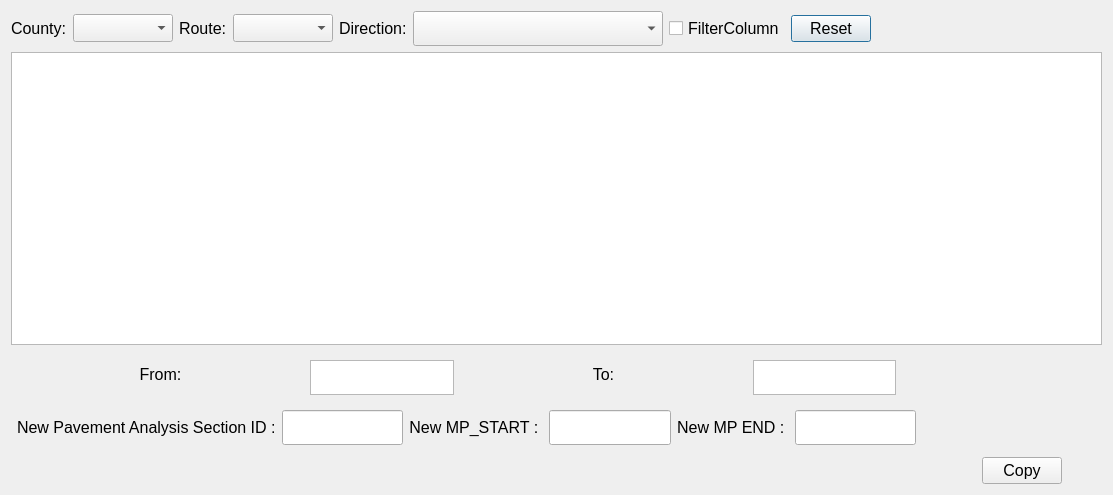
<?xml version="1.0" encoding="UTF-8"?>
<ui version="4.0">
 <class>DialogCopySections</class>
 <widget class="QDialog" name="DialogCopySections">
  <property name="geometry">
   <rect>
    <x>0</x>
    <y>0</y>
    <width>1113</width>
    <height>495</height>
   </rect>
  </property>
  <property name="font">
   <font>
    <pointsize>12</pointsize>
   </font>
  </property>
  <property name="windowTitle">
   <string>Copy Sections</string>
  </property>
  <layout class="QVBoxLayout" name="verticalLayout">
   <item>
    <layout class="QHBoxLayout" name="horizontalLayout">
     <item>
      <widget class="QLabel" name="labelCounty">
       <property name="font">
        <font>
         <pointsize>12</pointsize>
        </font>
       </property>
       <property name="text">
        <string>County:</string>
       </property>
      </widget>
     </item>
     <item>
      <widget class="QComboBox" name="comboBoxCounty">
       <property name="minimumSize">
        <size>
         <width>100</width>
         <height>28</height>
        </size>
       </property>
       <property name="maximumSize">
        <size>
         <width>200</width>
         <height>16777215</height>
        </size>
       </property>
       <property name="font">
        <font>
         <pointsize>12</pointsize>
        </font>
       </property>
       <property name="toolTip">
        <string>&lt;html&gt;&lt;head/&gt;&lt;body&gt;&lt;p&gt;Please Select County&lt;/p&gt;&lt;/body&gt;&lt;/html&gt;</string>
       </property>
       <property name="statusTip">
        <string>Select County</string>
       </property>
      </widget>
     </item>
     <item>
      <widget class="QLabel" name="labelRoute">
       <property name="font">
        <font>
         <pointsize>12</pointsize>
        </font>
       </property>
       <property name="text">
        <string>Route:</string>
       </property>
      </widget>
     </item>
     <item>
      <widget class="QComboBox" name="comboBoxRoute">
       <property name="minimumSize">
        <size>
         <width>100</width>
         <height>28</height>
        </size>
       </property>
       <property name="maximumSize">
        <size>
         <width>200</width>
         <height>16777215</height>
        </size>
       </property>
       <property name="font">
        <font>
         <pointsize>12</pointsize>
        </font>
       </property>
       <property name="toolTip">
        <string>&lt;html&gt;&lt;head/&gt;&lt;body&gt;&lt;p&gt;Please Select Route&lt;/p&gt;&lt;/body&gt;&lt;/html&gt;</string>
       </property>
       <property name="statusTip">
        <string>Select Route</string>
       </property>
      </widget>
     </item>
     <item>
      <widget class="QLabel" name="labelDirection">
       <property name="font">
        <font>
         <pointsize>12</pointsize>
        </font>
       </property>
       <property name="text">
        <string>Direction:</string>
       </property>
      </widget>
     </item>
     <item>
      <widget class="QComboBox" name="comboBoxDirection">
       <property name="minimumSize">
        <size>
         <width>250</width>
         <height>35</height>
        </size>
       </property>
       <property name="maximumSize">
        <size>
         <width>200</width>
         <height>16777215</height>
        </size>
       </property>
       <property name="font">
        <font>
         <pointsize>12</pointsize>
        </font>
       </property>
       <property name="toolTip">
        <string>Please Select Direction</string>
       </property>
       <property name="statusTip">
        <string>Select Direction</string>
       </property>
      </widget>
     </item>
     <item>
      <widget class="QCheckBox" name="FilterColumncheckBox">
       <property name="font">
        <font>
         <pointsize>12</pointsize>
        </font>
       </property>
       <property name="text">
        <string>FilterColumn</string>
       </property>
      </widget>
     </item>
     <item>
      <widget class="QPushButton" name="pushButtonReset">
       <property name="font">
        <font>
         <pointsize>12</pointsize>
        </font>
       </property>
       <property name="text">
        <string>Reset</string>
       </property>
      </widget>
     </item>
     <item>
      <spacer name="horizontalSpacer">
       <property name="font">
        <font>
         <pointsize>12</pointsize>
        </font>
       </property>
       <property name="orientation">
        <enum>Qt::Horizontal</enum>
       </property>
       <property name="sizeHint" stdset="0">
        <size>
         <width>40</width>
         <height>20</height>
        </size>
       </property>
      </spacer>
     </item>
    </layout>
   </item>
   <item>
    <widget class="QTableWidget" name="tableWidget">
     <property name="font">
      <font>
       <pointsize>12</pointsize>
      </font>
     </property>
    </widget>
   </item>
   <item>
    <layout class="QHBoxLayout" name="horizontalLayout_2" stretch="20,10,20,10,0">
     <property name="leftMargin">
      <number>6</number>
     </property>
     <property name="topMargin">
      <number>6</number>
     </property>
     <property name="rightMargin">
      <number>6</number>
     </property>
     <property name="bottomMargin">
      <number>6</number>
     </property>
     <item>
      <widget class="QLabel" name="label">
       <property name="font">
        <font>
         <pointsize>12</pointsize>
        </font>
       </property>
       <property name="text">
        <string>From:</string>
       </property>
       <property name="alignment">
        <set>Qt::AlignCenter</set>
       </property>
      </widget>
     </item>
     <item>
      <widget class="QTextEdit" name="textEditFrom">
       <property name="sizePolicy">
        <sizepolicy hsizetype="Expanding" vsizetype="Preferred">
         <horstretch>0</horstretch>
         <verstretch>0</verstretch>
        </sizepolicy>
       </property>
       <property name="minimumSize">
        <size>
         <width>0</width>
         <height>35</height>
        </size>
       </property>
       <property name="maximumSize">
        <size>
         <width>16777215</width>
         <height>28</height>
        </size>
       </property>
       <property name="font">
        <font>
         <pointsize>12</pointsize>
        </font>
       </property>
       <property name="readOnly">
        <bool>true</bool>
       </property>
      </widget>
     </item>
     <item>
      <widget class="QLabel" name="label_2">
       <property name="font">
        <font>
         <pointsize>12</pointsize>
        </font>
       </property>
       <property name="text">
        <string>To:</string>
       </property>
       <property name="alignment">
        <set>Qt::AlignCenter</set>
       </property>
      </widget>
     </item>
     <item>
      <widget class="QTextEdit" name="textEditTo">
       <property name="sizePolicy">
        <sizepolicy hsizetype="Expanding" vsizetype="Preferred">
         <horstretch>0</horstretch>
         <verstretch>0</verstretch>
        </sizepolicy>
       </property>
       <property name="minimumSize">
        <size>
         <width>0</width>
         <height>35</height>
        </size>
       </property>
       <property name="maximumSize">
        <size>
         <width>16777215</width>
         <height>28</height>
        </size>
       </property>
       <property name="font">
        <font>
         <pointsize>12</pointsize>
        </font>
       </property>
       <property name="layoutDirection">
        <enum>Qt::RightToLeft</enum>
       </property>
       <property name="readOnly">
        <bool>true</bool>
       </property>
      </widget>
     </item>
     <item>
      <spacer name="horizontalSpacer_4">
       <property name="orientation">
        <enum>Qt::Horizontal</enum>
       </property>
       <property name="sizeHint" stdset="0">
        <size>
         <width>200</width>
         <height>20</height>
        </size>
       </property>
      </spacer>
     </item>
    </layout>
   </item>
   <item>
    <layout class="QHBoxLayout" name="horizontalLayout_4" stretch="0,0,20,0,20,0,0">
     <property name="leftMargin">
      <number>6</number>
     </property>
     <property name="topMargin">
      <number>6</number>
     </property>
     <property name="rightMargin">
      <number>6</number>
     </property>
     <property name="bottomMargin">
      <number>6</number>
     </property>
     <item>
      <widget class="QLabel" name="label_5">
       <property name="text">
        <string>New Pavement Analysis Section ID :</string>
       </property>
      </widget>
     </item>
     <item>
      <widget class="QLineEdit" name="lineEdit_3">
       <property name="minimumSize">
        <size>
         <width>0</width>
         <height>35</height>
        </size>
       </property>
       <property name="inputMask">
        <string>999999</string>
       </property>
      </widget>
     </item>
     <item>
      <widget class="QLabel" name="label_3">
       <property name="font">
        <font>
         <pointsize>12</pointsize>
        </font>
       </property>
       <property name="text">
        <string>New MP_START : </string>
       </property>
       <property name="alignment">
        <set>Qt::AlignCenter</set>
       </property>
      </widget>
     </item>
     <item>
      <widget class="QLineEdit" name="lineEdit">
       <property name="sizePolicy">
        <sizepolicy hsizetype="Expanding" vsizetype="Preferred">
         <horstretch>0</horstretch>
         <verstretch>0</verstretch>
        </sizepolicy>
       </property>
       <property name="minimumSize">
        <size>
         <width>0</width>
         <height>35</height>
        </size>
       </property>
       <property name="inputMask">
        <string>9999999</string>
       </property>
       <property name="maxLength">
        <number>7</number>
       </property>
      </widget>
     </item>
     <item>
      <widget class="QLabel" name="label_4">
       <property name="font">
        <font>
         <pointsize>12</pointsize>
        </font>
       </property>
       <property name="text">
        <string>New MP END : </string>
       </property>
       <property name="alignment">
        <set>Qt::AlignCenter</set>
       </property>
      </widget>
     </item>
     <item>
      <widget class="QLineEdit" name="lineEdit_2">
       <property name="sizePolicy">
        <sizepolicy hsizetype="Expanding" vsizetype="Preferred">
         <horstretch>0</horstretch>
         <verstretch>0</verstretch>
        </sizepolicy>
       </property>
       <property name="minimumSize">
        <size>
         <width>0</width>
         <height>35</height>
        </size>
       </property>
       <property name="inputMask">
        <string>9999999</string>
       </property>
       <property name="maxLength">
        <number>7</number>
       </property>
      </widget>
     </item>
     <item>
      <spacer name="horizontalSpacer_5">
       <property name="orientation">
        <enum>Qt::Horizontal</enum>
       </property>
       <property name="sizeHint" stdset="0">
        <size>
         <width>200</width>
         <height>20</height>
        </size>
       </property>
      </spacer>
     </item>
    </layout>
   </item>
   <item>
    <layout class="QHBoxLayout" name="horizontalLayout_3" stretch="40,0,0">
     <item>
      <spacer name="horizontalSpacer_3">
       <property name="orientation">
        <enum>Qt::Horizontal</enum>
       </property>
       <property name="sizeHint" stdset="0">
        <size>
         <width>40</width>
         <height>20</height>
        </size>
       </property>
      </spacer>
     </item>
     <item>
      <widget class="QPushButton" name="pushButtonCopy">
       <property name="font">
        <font>
         <pointsize>12</pointsize>
        </font>
       </property>
       <property name="text">
        <string>Copy</string>
       </property>
      </widget>
     </item>
     <item>
      <spacer name="horizontalSpacer_2">
       <property name="orientation">
        <enum>Qt::Horizontal</enum>
       </property>
       <property name="sizeHint" stdset="0">
        <size>
         <width>40</width>
         <height>20</height>
        </size>
       </property>
      </spacer>
     </item>
    </layout>
   </item>
  </layout>
 </widget>
 <resources/>
 <connections/>
</ui>
